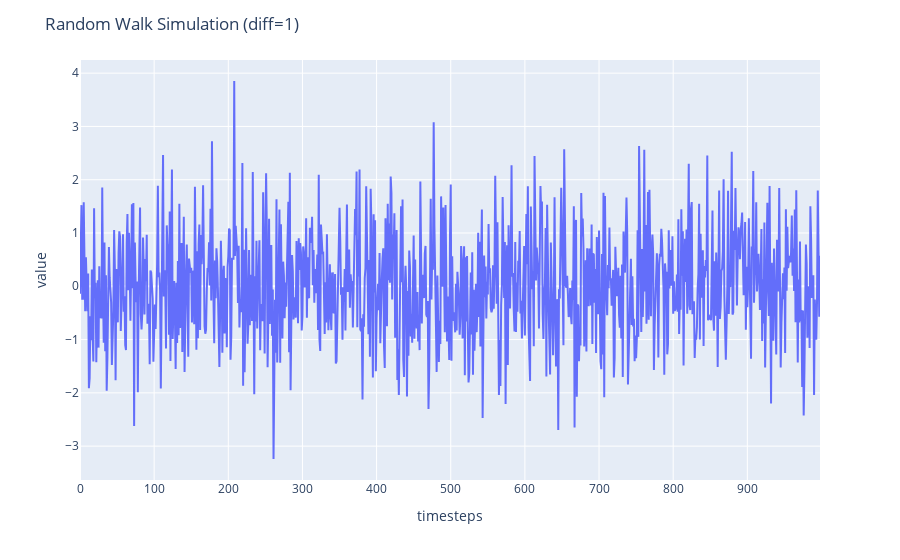

Write notebook code for a chart like this one.
### Markdown cell above
### Autocorrelation Function
- Once a process is stationary, plotting the autocorrelation function (ACF) is a great way to understand what type of process you are analyzing. 
    - In this case, we will use it to determine if we are studying a random walk or not.
- The autocorrelation function (ACF) measures the linear relationship between lagged values of a time series.
    - In other words, it measures the correlation of the time series with itself.
    - The autocorrelation coefficient between $y_t$ and its lag=0 or $y_{t-0}=y_t$ is always $1$
    - The autocorrelation coefficient between $y_t$ and its lag=1 or $y_{t-1}$ is $r_1$
    - The autocorrelation coefficient between $y_t$ and its lag=2 or $y_{t-2}$ is $r_2$
- Understanding the ACF plot:
    - In the presence of a trend, a plot of the ACF will show that the coefficients are high for short lags, and they will decrease linearly as the lag increases.
    - In the presence of a seasonal, the ACF plot will also display cyclical patterns.

### Code cell
# Because our random walk is not stationary, we need to apply a transformation to make it stationary in order to retrieve useful information from the ACF plot.
diff_random_walk = np.diff(random_walk, n=1)
# we have removed the trend from our series.
plot_timeseries(diff_random_walk, "Random Walk Simulation (diff=1)")

### Figure 1 — Plotly figure (JSON) as saved in the notebook; plotly's stock layout.template omitted (floating-point values rounded to 4 significant figures; data arrays with more than 128 entries replaced by an {"elided": "..."} marker saying what was removed)
{"data": [{"hovertemplate": "x=%{x}<br>y=%{y}<extra></extra>", "legendgroup": "", "line": {"color": "#636efa", "dash": "solid"}, "marker": {"symbol": "circle"}, "mode": "lines", "name": "", "orientation": "v", "showlegend": false, "type": "scatter", "x": {"elided": "999 int values"}, "xaxis": "x", "y": {"elided": "999 float values"}, "yaxis": "y"}], "layout": {"legend": {"tracegroupgap": 0}, "margin": {"t": 60}, "title": {"text": "Random Walk Simulation (diff=1)"}, "xaxis": {"anchor": "y", "domain": [0, 1], "title": {"text": "timesteps"}}, "yaxis": {"anchor": "x", "domain": [0, 1], "title": {"text": "value"}}}}
